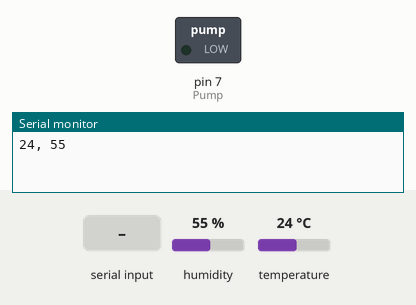
Simulated run of this sketch. Board: Arduino Uno, built with avr-gcc and run on an emulated ATmega328P. Shown: switched loads named in the sketch (green lamp = pin HIGH), the last lines printed to the serial monitor. Inputs (shaded band) come from the test bench; at power-on: humidity 55 %, temperature 24 °C.

Above: at 3.0 s.
3.1 s: "a" received over Serial
At 4.5 s:
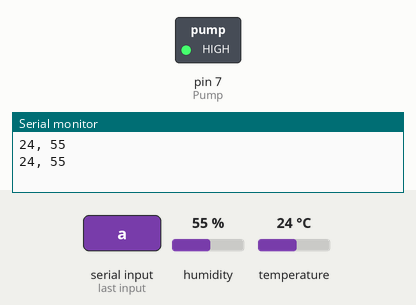
5.5 s: "b" received over Serial
At 7.1 s:
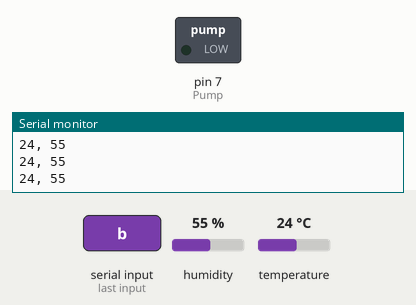
Timing chart, 0 to 8.6 s (numbered marks = the images above; inputs shaded):
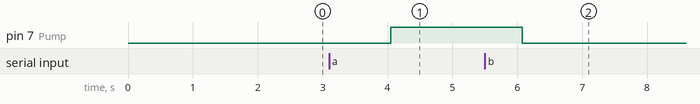

Measured:
- after the input at 3.1 s, pin 7 (Pump): LOW → HIGH after 0.95 s
- after the input at 5.5 s, pin 7 (Pump): HIGH → LOW after 0.58 s

The sketch:

Temp_RH_Heater.ino
```cpp
#define Pump 7

#include "DHT.h"
#define DHTPIN 2
#define DHTTYPE DHT11
DHT dht(DHTPIN, DHTTYPE);

void setup() {
  // put your setup code here, to run once:
  pinMode(Pump, OUTPUT);
  Serial.begin(9600);
}

void loop() {
  // put your main code here, to run repeatedly:
  delay(2000);
  int h = dht.readHumidity();
  int t = dht.readTemperature();
  Serial.print(t);
  Serial.print(", ");
  Serial.println(h);

  if (Serial.available()) {
    delay(3);
    char c = Serial.read();

    if (c == 'a') {
      digitalWrite(Pump, HIGH);
    }
    if (c == 'b') {
      digitalWrite(Pump, LOW);
    }
  }
}
```
